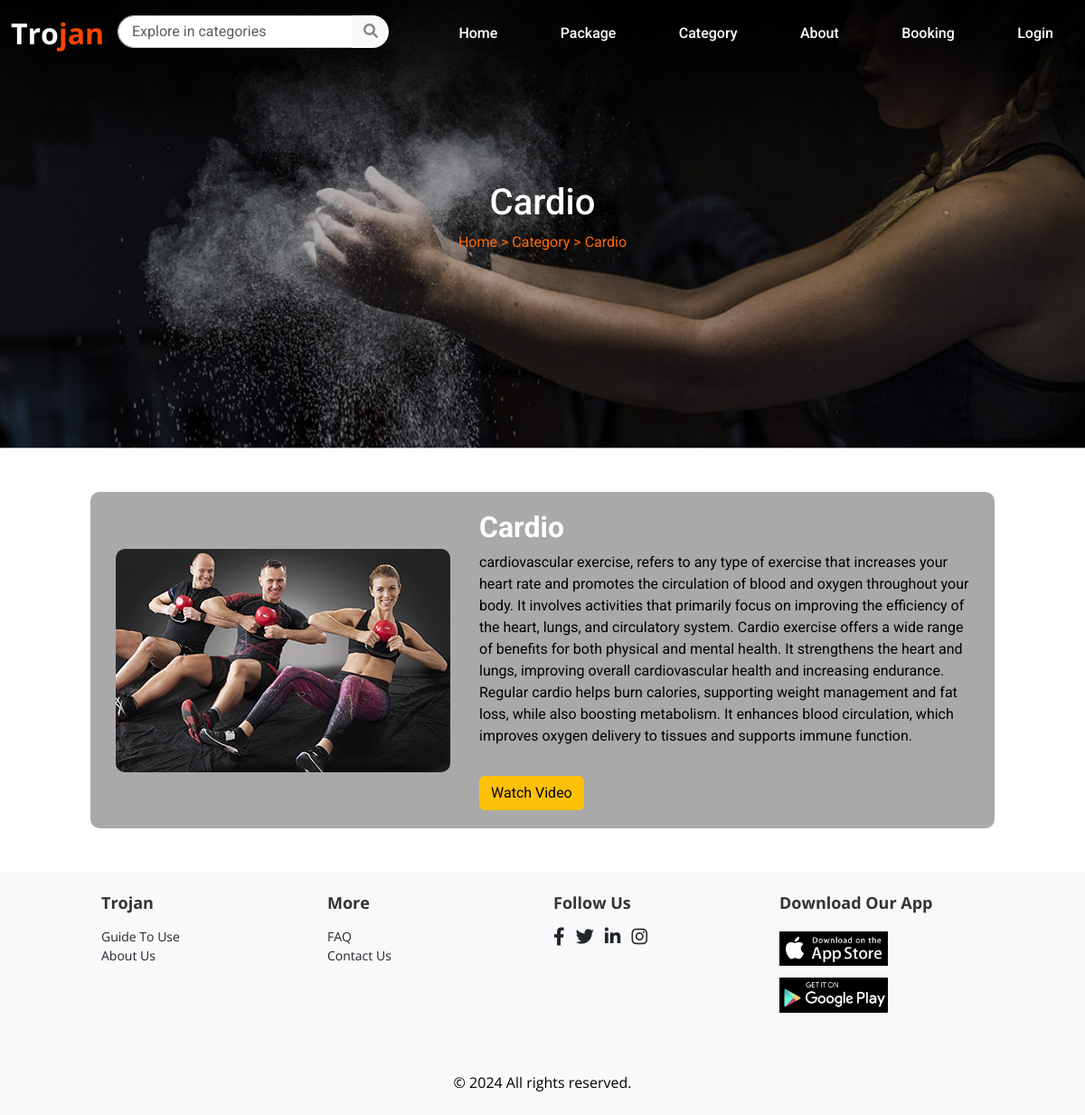
Page /category/2 on the committed database.
### tables this page shows
CREATE TABLE "categories" (
	"categoryid"	INTEGER,
	"categoryname"	VARCHAR(255) NOT NULL,
	"categorystatus"	VARCHAR(100),
	"poster"	TEXT DEFAULT NULL,
	"video"	TEXT DEFAULT NULL,
	PRIMARY KEY("categoryid" AUTOINCREMENT)
);

### app.py (the view)
@app.route('/category/<int:category_id>')
def category_detail(category_id):
    uid = session.get('userid')
    connection = sqlite3.connect("Trojan.db")
    connection.row_factory = sqlite3.Row
    cursor = connection.cursor()
    cursor.execute("SELECT * FROM categories WHERE categoryid = ?", (category_id,))
    category_row = cursor.fetchone()  # Fetches the specific category by ID
    connection.close()
    if category_row:
        category = dict(category_row)
        category['poster'] = category.get('poster') or ''  # Default to empty string if None
        category['video'] = category.get('video') or ''    # Default to empty string if None
        category['details'] = category.get('details') or 'No additional details provided.'
        return render_template('category_detail.html', category=category, uid=uid)
    else:
        return "Category not found", 404

### templates/category_detail.html (shortened to what this page needs)
{% extends "base.html" %}
{% block content %}
<div
  style="
    background-image: url('/static/photos/hero-2.png');
    background-size: cover;
    background-position: center;
    padding: 200px 0;
    color: white;
    text-align: center;
  "
>
  <h1>{{ category['categoryname'] }}</h1>
  <p style="color: #ff6a00">Home > Category > {{ category['categoryname'] }}</p>
</div>
<div
  class="container my-5"
  style="
    background-color: darkgray;
    color: white;
    padding: 20px;
    border-radius: 10px;
  "
>
  <div class="row align-items-center">
    <div class="col-md-5 text-center">
      {% if category['poster'] %}
      <img
        src="{{ url_for('static', filename='photos/' + category['poster']) }}"
        alt="{{ category['categoryname'] }} Poster"
        class="img-fluid"
        style="border-radius: 10px"
      />
      {% else %}
      <p>No image available</p>
      {% endif %}
    </div>
    <div class="col-md-7">
      <h2>{{ category['categoryname'] }}</h2>
      <p>{{ category['categorystatus'] }}</p>
      {% if category['video'] %}
      <button
        class="btn btn-warning mt-3"
        data-bs-toggle="modal"
        data-bs-target="#videoModal"
      >
        Watch Video
      </button>
      {% else %}
      <p>No video available</p>
      {% endif %}
     </div>
  </div>
</div>
{% endblock %}

### static/css/base.css (style rules this page uses)
body { margin: 0; padding: 0; font-family: "Roboto", sans-serif; }

### templates/category_detail.html (style rules this page uses)
.container { max-width: 1000px; }
h2 { color: white; font-weight: bold; }
p { color: black; }

### rows in the picture
categories: categoryname "Cardio", poster (picture), categorystatus "cardiovascular exercise, refers to any type of exercise that increases your heart rate and promotes the circulation of blood and oxygen throughout your body. It involves activities that primarily focus on improving the efficiency of the heart, lungs, and circulatory system. Cardio exercise offers a wide range of benefits for both physical and mental health. It strengthens the heart and lungs, improving overall cardiovascular health and increasing endurance. Regular cardio helps burn calories, supporting weight management and fat loss, while also boosting metabolism. It enhances blood circulation, which improves oxygen delivery to tissues and supports immune function."
